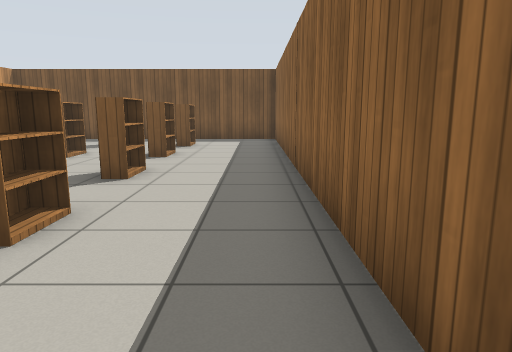
view 1 (above)

21 first-person views from a walk through a robot-simulator world made for Gazebo. The camera is 1 m above the floor, tilts 10° down and sees 70° across. The floor is counted in squares, 1 m on a side. Each view is taken from the middle of a square. On the plan, view 1 faces up. The plan holds only what a view shows up to about 13 squares ahead; the rest is blank. Gazebo's built-in surfaces are drawn with simple patterns.

view 2
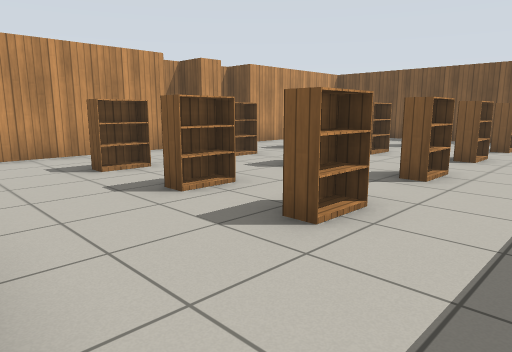

view 3
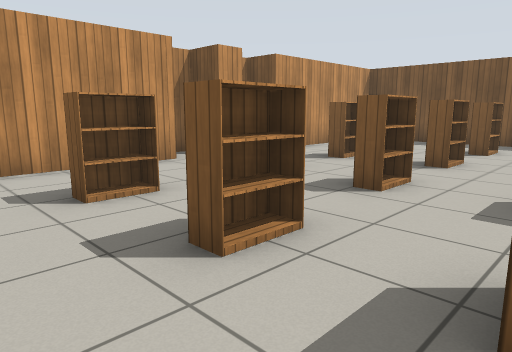

view 4
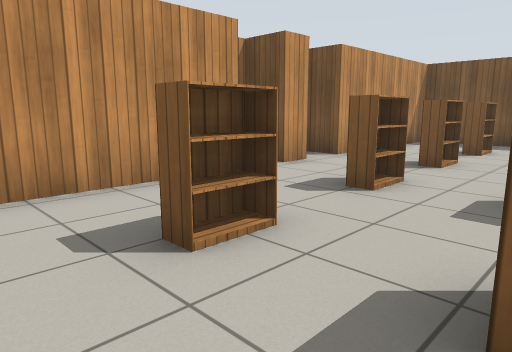

view 5
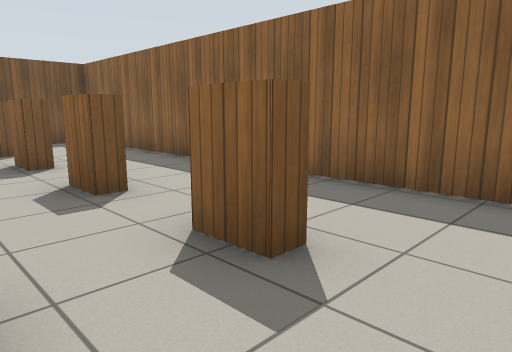

view 6
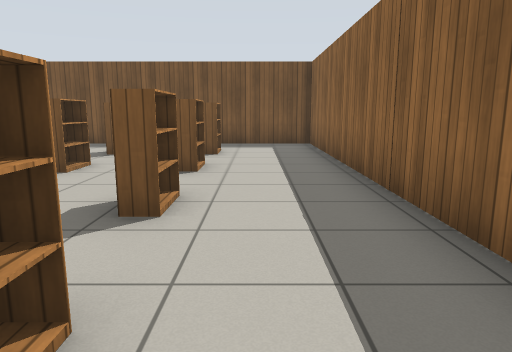

view 7
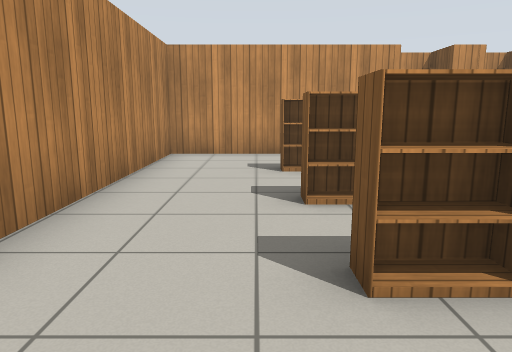

view 8
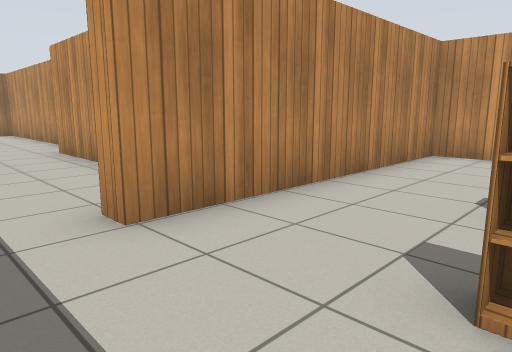

view 9
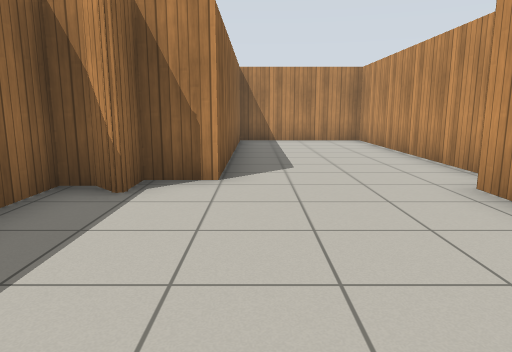

view 10
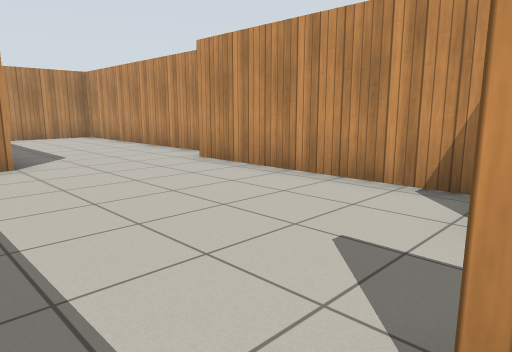

view 11
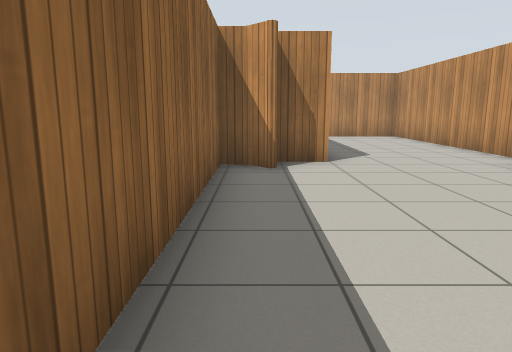

view 12
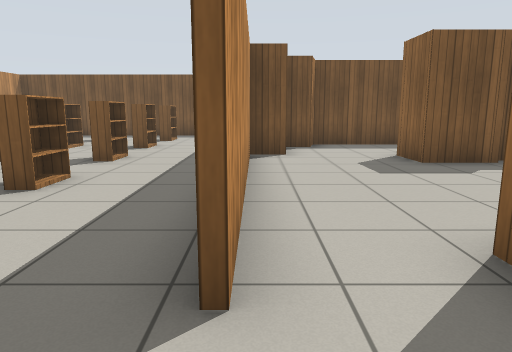

view 13
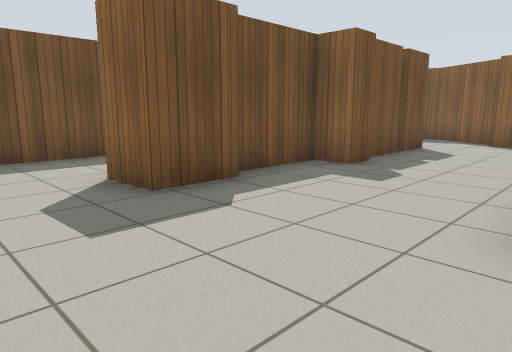

view 14
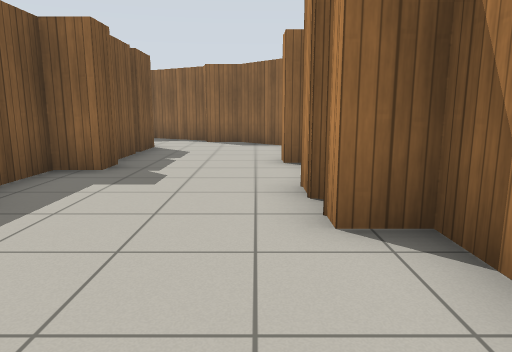

view 15
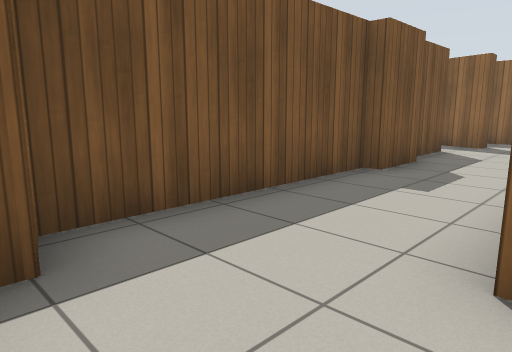

view 16
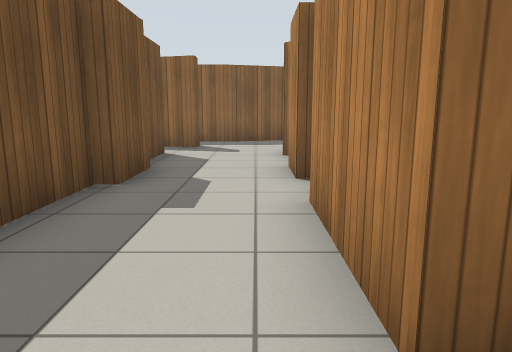

view 17
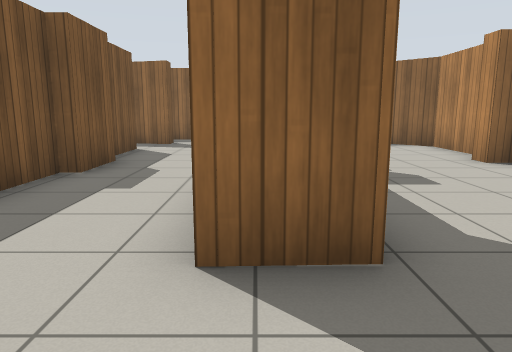

view 18
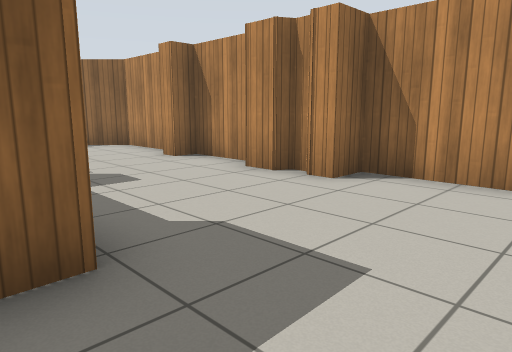

view 19
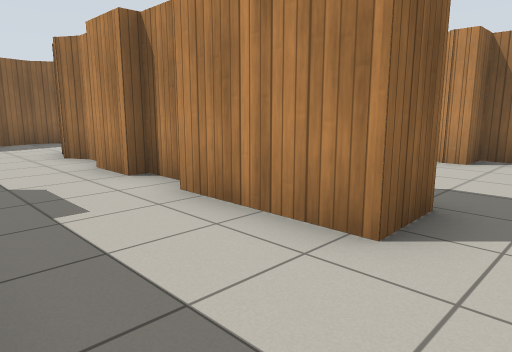

view 20
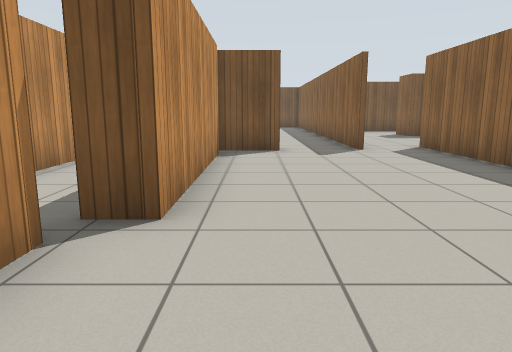

view 21
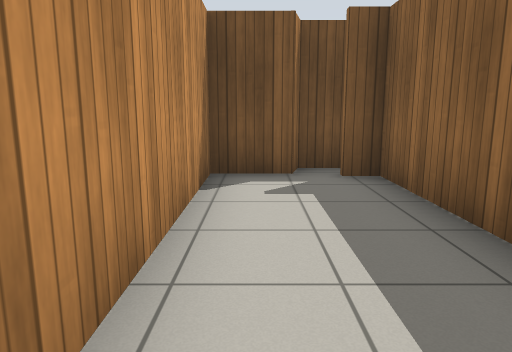

### Floor plan
Ten units are one square. View 1 is at (0, 0); x grows to the right and y downward. Boxes are objects, and circles mark ways between rooms. Rooms are numbered by the first view taken in them; rooms with no view inside come last. Other rooms are left out.
<svg viewBox="-104 -141 268 295">
<path fill="none" stroke="#000" d="M-87 -74 -87 -66 -98 -66 -98 -60M-87 -54 -87 0 -14 0 -14 5M7 4 7 -136 -87 -136 -87 -84 -99 -84M-36 72 -36 149 6 149M-29 11 -29 67 -37 67M-14 5 -42 5M6 145 6 73 17 73 17 64 22 69 27 69 27 -5M9 -6 9 4M59 -52 43 -52 42 -64 70 -64M75 -60 84 -60M84 -64 98 -64M90 -47 82 -47 82 -55 60 -55M105 -60 110 -60 116 -64M108 -49 94 -49M74 -9 92 -9M59 -9 62 -13 70 -13M92 -13 96 -13M80 -92 28 -92 25 -84 17 -84M95 -89 79 -89M124 -49 111 -49M106 -9 126 -9 142 -25 142 -36 148 -38 159 -57 153 -81M17 -66 6 -66M9 -56 9 -6M27 -5 50 -5 50 -13 55 -13 57 -11 60 -11M120 -92 102 -92M140 -87 134 -87M153 -79 153 -90M-30 44 -30 13 -38 13M-42 5 -44 11 -57 11 -57 61"/>
<rect x="-65" y="-35" width="10" height="10" fill="#bbb"><title>bookshelf</title></rect>
<rect x="-65" y="-65" width="10" height="10" fill="#bbb"><title>bookshelf</title></rect>
<rect x="-65" y="-95" width="10" height="20" fill="#bbb"><title>bookshelf</title></rect>
<rect x="-65" y="-115" width="10" height="10" fill="#bbb"><title>bookshelf</title></rect>
<rect x="-45" y="-35" width="10" height="10" fill="#bbb"><title>bookshelf</title></rect>
<rect x="-45" y="-65" width="10" height="10" fill="#bbb"><title>bookshelf</title></rect>
<rect x="-45" y="-95" width="10" height="20" fill="#bbb"><title>bookshelf</title></rect>
<rect x="-45" y="-115" width="10" height="10" fill="#bbb"><title>bookshelf</title></rect>
<rect x="-25" y="-35" width="10" height="10" fill="#bbb"><title>bookshelf</title></rect>
<rect x="-25" y="-65" width="10" height="10" fill="#bbb"><title>bookshelf</title></rect>
<rect x="-25" y="-95" width="10" height="20" fill="#bbb"><title>bookshelf</title></rect>
<rect x="-25" y="-115" width="10" height="10" fill="#bbb"><title>bookshelf</title></rect>
<circle cx="-5" cy="0" r="3" fill="#2a7"/>
<circle cx="20" cy="0" r="3" fill="#2a7"/>
<circle cx="-30" cy="10" r="3" fill="#2a7"/>
<circle cx="-40" cy="70" r="3" fill="#2a7"/>
<text x="-40" y="-70">1</text>
<text x="-10" y="70">2</text>
<text x="70" y="-50">3</text>
<text x="-40" y="40">4</text>
</svg>
Room 1 opens to room 2. Room 2 opens to room 3. Room 2 opens to room 4.

Where each view was taken, in squares from view 1:
view 1: 0 up, 0 right, facing up
view 2: 0 up, 0 right, facing up-left
view 3: 1 up, 2 left, facing up-left
view 4: 1 up, 4 left, facing up-left
view 5: 1 up, 4 left, facing up-right
view 6: 2 up, 1 left, facing up
view 7: 2 up, 0 right, facing left
view 8: 3 up, 0 right, facing down-left
view 9: 2 down, 0 right, facing down
view 10: 0 up, 2 right, facing down-left
view 11: 0 up, 2 right, facing down
view 12: 2 down, 1 right, facing up
view 13: 1 up, 2 right, facing up-right
view 14: 2 up, 2 right, facing right
view 15: 6 up, 2 right, facing up-right
view 16: 7 up, 3 right, facing right
view 17: 6 up, 2 right, facing right
view 18: 6 up, 2 right, facing down-right
view 19: 9 up, 3 right, facing down-right
view 20: 10 down, 2 left, facing up
view 21: 7 down, 5 left, facing up
